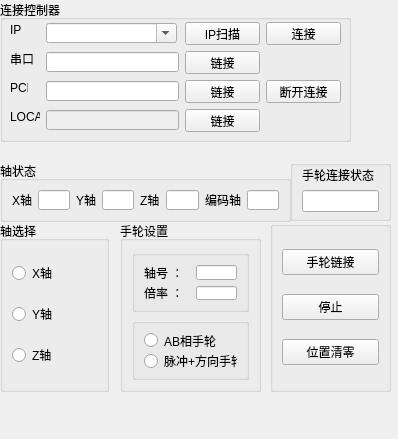
<?xml version="1.0" encoding="UTF-8"?>
<ui version="4.0">
 <class>Form</class>
 <widget class="QWidget" name="Form">
  <property name="geometry">
   <rect>
    <x>0</x>
    <y>0</y>
    <width>398</width>
    <height>439</height>
   </rect>
  </property>
  <property name="windowTitle">
   <string>Form</string>
  </property>
  <widget class="QGroupBox" name="groupBox">
   <property name="geometry">
    <rect>
     <x>0</x>
     <y>0</y>
     <width>351</width>
     <height>142</height>
    </rect>
   </property>
   <property name="sizePolicy">
    <sizepolicy hsizetype="Preferred" vsizetype="Fixed">
     <horstretch>0</horstretch>
     <verstretch>0</verstretch>
    </sizepolicy>
   </property>
   <property name="title">
    <string>连接控制器</string>
   </property>
   <widget class="QLabel" name="label">
    <property name="geometry">
     <rect>
      <x>10</x>
      <y>22</y>
      <width>16</width>
      <height>16</height>
     </rect>
    </property>
    <property name="sizePolicy">
     <sizepolicy hsizetype="Fixed" vsizetype="Preferred">
      <horstretch>0</horstretch>
      <verstretch>0</verstretch>
     </sizepolicy>
    </property>
    <property name="text">
     <string>IP</string>
    </property>
   </widget>
   <widget class="QComboBox" name="comboBox">
    <property name="geometry">
     <rect>
      <x>46</x>
      <y>23</y>
      <width>131</width>
      <height>20</height>
     </rect>
    </property>
    <property name="sizePolicy">
     <sizepolicy hsizetype="Fixed" vsizetype="Fixed">
      <horstretch>0</horstretch>
      <verstretch>0</verstretch>
     </sizepolicy>
    </property>
    <property name="editable">
     <bool>true</bool>
    </property>
    <property name="currentText">
     <string/>
    </property>
   </widget>
   <widget class="QPushButton" name="btn_close">
    <property name="geometry">
     <rect>
      <x>266</x>
      <y>80</y>
      <width>75</width>
      <height>23</height>
     </rect>
    </property>
    <property name="sizePolicy">
     <sizepolicy hsizetype="Fixed" vsizetype="Fixed">
      <horstretch>0</horstretch>
      <verstretch>0</verstretch>
     </sizepolicy>
    </property>
    <property name="text">
     <string>断开连接</string>
    </property>
   </widget>
   <widget class="QPushButton" name="btn_open">
    <property name="geometry">
     <rect>
      <x>266</x>
      <y>22</y>
      <width>75</width>
      <height>23</height>
     </rect>
    </property>
    <property name="sizePolicy">
     <sizepolicy hsizetype="Fixed" vsizetype="Fixed">
      <horstretch>0</horstretch>
      <verstretch>0</verstretch>
     </sizepolicy>
    </property>
    <property name="text">
     <string>连接</string>
    </property>
   </widget>
   <widget class="QPushButton" name="btn_ip_scan">
    <property name="geometry">
     <rect>
      <x>185</x>
      <y>22</y>
      <width>75</width>
      <height>23</height>
     </rect>
    </property>
    <property name="text">
     <string>IP扫描</string>
    </property>
   </widget>
   <widget class="QPushButton" name="btn_local">
    <property name="geometry">
     <rect>
      <x>185</x>
      <y>109</y>
      <width>75</width>
      <height>23</height>
     </rect>
    </property>
    <property name="text">
     <string>链接</string>
    </property>
   </widget>
   <widget class="QPushButton" name="btn_pci">
    <property name="geometry">
     <rect>
      <x>185</x>
      <y>80</y>
      <width>75</width>
      <height>23</height>
     </rect>
    </property>
    <property name="text">
     <string>链接</string>
    </property>
   </widget>
   <widget class="QLabel" name="label_24">
    <property name="geometry">
     <rect>
      <x>10</x>
      <y>109</y>
      <width>30</width>
      <height>16</height>
     </rect>
    </property>
    <property name="text">
     <string>LOCAL</string>
    </property>
   </widget>
   <widget class="QLineEdit" name="edit_pci">
    <property name="geometry">
     <rect>
      <x>46</x>
      <y>81</y>
      <width>133</width>
      <height>20</height>
     </rect>
    </property>
   </widget>
   <widget class="QLabel" name="label_23">
    <property name="geometry">
     <rect>
      <x>10</x>
      <y>51</y>
      <width>24</width>
      <height>16</height>
     </rect>
    </property>
    <property name="text">
     <string>串口</string>
    </property>
   </widget>
   <widget class="QLabel" name="label_22">
    <property name="geometry">
     <rect>
      <x>10</x>
      <y>80</y>
      <width>18</width>
      <height>16</height>
     </rect>
    </property>
    <property name="text">
     <string>PCI</string>
    </property>
   </widget>
   <widget class="QLineEdit" name="edit_local">
    <property name="enabled">
     <bool>false</bool>
    </property>
    <property name="geometry">
     <rect>
      <x>46</x>
      <y>110</y>
      <width>133</width>
      <height>20</height>
     </rect>
    </property>
   </widget>
   <widget class="QPushButton" name="btn_com">
    <property name="geometry">
     <rect>
      <x>185</x>
      <y>51</y>
      <width>75</width>
      <height>23</height>
     </rect>
    </property>
    <property name="text">
     <string>链接</string>
    </property>
   </widget>
   <widget class="QLineEdit" name="edit_com">
    <property name="geometry">
     <rect>
      <x>46</x>
      <y>52</y>
      <width>133</width>
      <height>20</height>
     </rect>
    </property>
   </widget>
  </widget>
  <widget class="QGroupBox" name="groupBox_4">
   <property name="geometry">
    <rect>
     <x>0</x>
     <y>221</y>
     <width>109</width>
     <height>171</height>
    </rect>
   </property>
   <property name="title">
    <string>轴选择</string>
   </property>
   <layout class="QVBoxLayout" name="verticalLayout_2">
    <item>
     <widget class="QRadioButton" name="radioButton_X">
      <property name="text">
       <string>X轴</string>
      </property>
     </widget>
    </item>
    <item>
     <widget class="QRadioButton" name="radioButton_Y">
      <property name="text">
       <string>Y轴</string>
      </property>
     </widget>
    </item>
    <item>
     <widget class="QRadioButton" name="radioButton_Z">
      <property name="text">
       <string>Z轴</string>
      </property>
     </widget>
    </item>
   </layout>
  </widget>
  <widget class="QGroupBox" name="groupBox_5">
   <property name="geometry">
    <rect>
     <x>120</x>
     <y>221</y>
     <width>141</width>
     <height>171</height>
    </rect>
   </property>
   <property name="title">
    <string>手轮设置</string>
   </property>
   <layout class="QVBoxLayout" name="verticalLayout_4">
    <item>
     <widget class="QGroupBox" name="groupBox_6">
      <property name="title">
       <string/>
      </property>
      <layout class="QGridLayout" name="gridLayout">
       <item row="0" column="0">
        <widget class="QLabel" name="label_7">
         <property name="text">
          <string>轴号 ：  </string>
         </property>
        </widget>
       </item>
       <item row="0" column="1">
        <widget class="QLineEdit" name="edit_axisEncode"/>
       </item>
       <item row="1" column="0">
        <widget class="QLabel" name="label_8">
         <property name="text">
          <string>倍率 ：</string>
         </property>
        </widget>
       </item>
       <item row="1" column="1">
        <widget class="QLineEdit" name="edit_mult"/>
       </item>
      </layout>
     </widget>
    </item>
    <item>
     <widget class="QGroupBox" name="groupBox_7">
      <property name="title">
       <string/>
      </property>
      <layout class="QVBoxLayout" name="verticalLayout_3">
       <item>
        <widget class="QRadioButton" name="radioButton_ABX">
         <property name="text">
          <string>AB相手轮</string>
         </property>
        </widget>
       </item>
       <item>
        <widget class="QRadioButton" name="radioButton_M_F">
         <property name="text">
          <string>脉冲+方向手轮</string>
         </property>
        </widget>
       </item>
      </layout>
     </widget>
    </item>
   </layout>
  </widget>
  <widget class="QGroupBox" name="groupBox_8">
   <property name="geometry">
    <rect>
     <x>270</x>
     <y>221</y>
     <width>121</width>
     <height>171</height>
    </rect>
   </property>
   <property name="title">
    <string/>
   </property>
   <layout class="QVBoxLayout" name="verticalLayout_5">
    <item>
     <widget class="QPushButton" name="btn_Run">
      <property name="text">
       <string>手轮链接</string>
      </property>
     </widget>
    </item>
    <item>
     <widget class="QPushButton" name="btn_Stop">
      <property name="text">
       <string>停止</string>
      </property>
     </widget>
    </item>
    <item>
     <widget class="QPushButton" name="btn_clear">
      <property name="text">
       <string>位置清零</string>
      </property>
     </widget>
    </item>
   </layout>
  </widget>
  <widget class="QGroupBox" name="groupBox_2">
   <property name="geometry">
    <rect>
     <x>0</x>
     <y>161</y>
     <width>291</width>
     <height>61</height>
    </rect>
   </property>
   <property name="title">
    <string>轴状态</string>
   </property>
   <layout class="QHBoxLayout" name="horizontalLayout">
    <item>
     <widget class="QLabel" name="label_2">
      <property name="text">
       <string>X轴</string>
      </property>
     </widget>
    </item>
    <item>
     <widget class="QLineEdit" name="edit_State_X">
      <property name="readOnly">
       <bool>true</bool>
      </property>
     </widget>
    </item>
    <item>
     <widget class="QLabel" name="label_3">
      <property name="text">
       <string>Y轴</string>
      </property>
     </widget>
    </item>
    <item>
     <widget class="QLineEdit" name="edit_State_Y">
      <property name="readOnly">
       <bool>true</bool>
      </property>
     </widget>
    </item>
    <item>
     <widget class="QLabel" name="label_4">
      <property name="text">
       <string>Z轴</string>
      </property>
     </widget>
    </item>
    <item>
     <widget class="QLineEdit" name="edit_State_Z">
      <property name="readOnly">
       <bool>true</bool>
      </property>
     </widget>
    </item>
    <item>
     <widget class="QLabel" name="label_5">
      <property name="text">
       <string>编码轴</string>
      </property>
     </widget>
    </item>
    <item>
     <widget class="QLineEdit" name="edit_State_Encode">
      <property name="readOnly">
       <bool>true</bool>
      </property>
     </widget>
    </item>
   </layout>
  </widget>
  <widget class="QGroupBox" name="groupBox_3">
   <property name="geometry">
    <rect>
     <x>290</x>
     <y>160</y>
     <width>101</width>
     <height>61</height>
    </rect>
   </property>
   <property name="sizePolicy">
    <sizepolicy hsizetype="Preferred" vsizetype="Fixed">
     <horstretch>0</horstretch>
     <verstretch>0</verstretch>
    </sizepolicy>
   </property>
   <property name="title">
    <string/>
   </property>
   <layout class="QVBoxLayout" name="verticalLayout">
    <property name="topMargin">
     <number>0</number>
    </property>
    <property name="bottomMargin">
     <number>6</number>
    </property>
    <item>
     <widget class="QLabel" name="label_6">
      <property name="text">
       <string>手轮连接状态</string>
      </property>
     </widget>
    </item>
    <item>
     <widget class="QLineEdit" name="edit_State_Hand">
      <property name="alignment">
       <set>Qt::AlignCenter</set>
      </property>
      <property name="readOnly">
       <bool>true</bool>
      </property>
     </widget>
    </item>
   </layout>
  </widget>
 </widget>
 <resources/>
 <connections/>
</ui>
